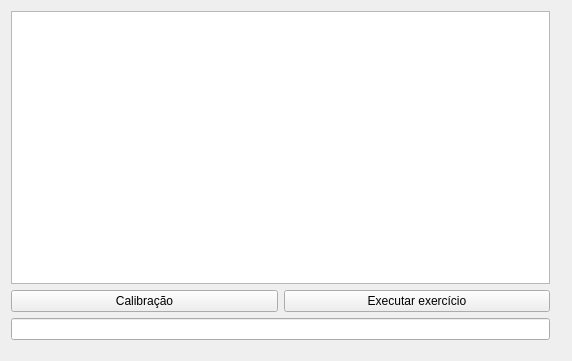
<?xml version="1.0" encoding="UTF-8"?>
<ui version="4.0">
 <class>MainWindow</class>
 <widget class="QMainWindow" name="MainWindow">
  <property name="geometry">
   <rect>
    <x>0</x>
    <y>0</y>
    <width>572</width>
    <height>361</height>
   </rect>
  </property>
  <property name="windowTitle">
   <string>MainWindow</string>
  </property>
  <widget class="QWidget" name="centralWidget">
   <widget class="QWidget" name="layoutWidget">
    <property name="geometry">
     <rect>
      <x>0</x>
      <y>0</y>
      <width>561</width>
      <height>351</height>
     </rect>
    </property>
    <layout class="QVBoxLayout" name="verticalLayout">
     <property name="sizeConstraint">
      <enum>QLayout::SetMaximumSize</enum>
     </property>
     <item>
      <widget class="QGraphicsView" name="graphicsView"/>
     </item>
     <item>
      <layout class="QHBoxLayout" name="horizontalLayout">
       <item>
        <widget class="QPushButton" name="LeftBtn">
         <property name="text">
          <string>Calibração</string>
         </property>
        </widget>
       </item>
       <item>
        <widget class="QPushButton" name="RightBtn">
         <property name="text">
          <string>Executar exercício</string>
         </property>
        </widget>
       </item>
      </layout>
     </item>
     <item>
      <widget class="QLineEdit" name="NameIn"/>
     </item>
    </layout>
   </widget>
  </widget>
 </widget>
 <layoutdefault spacing="6" margin="11"/>
 <resources/>
 <connections/>
</ui>
